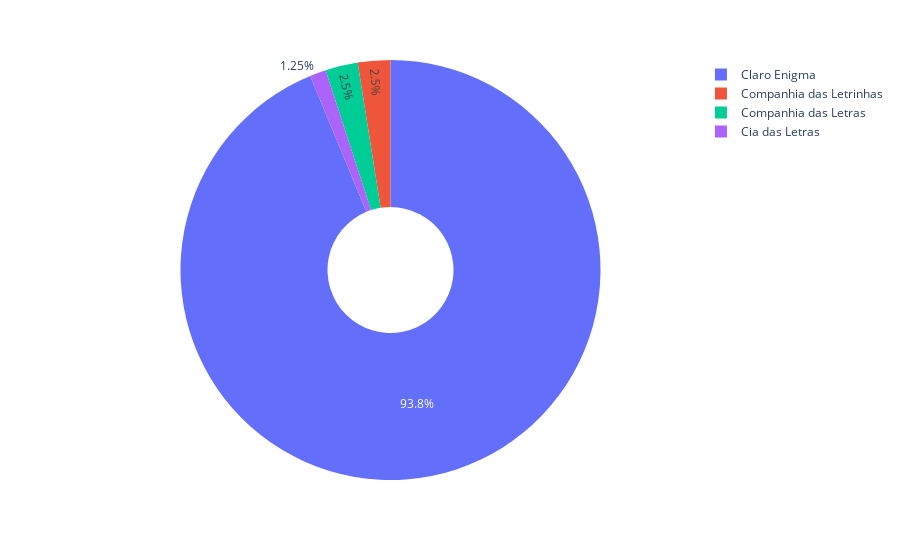

Write notebook code for a chart like this one.
### Code cell
#Alguns dados estavam sem registos da editora, então so coloquei nesta variavel os dados que tinham a editora
livrosEditoraRegistrados=df = df.loc[df['Editora'] != "Sem registros"]
editorasMaisFreq=livrosEditoraRegistrados["Editora"].value_counts().reset_index() #Vi qual das editoras presentes na base de dados tinha a maior quantidade de livros 
px.pie(editorasMaisFreq, names="Editora", values="count", hole=.3) #Fiz o grafico de pizza para uma melhor visualização dos dados

### Figure 1 — Plotly figure (JSON) as saved in the notebook; plotly's stock layout.template omitted (floating-point values rounded to 4 significant figures)
{"data": [{"domain": {"x": [0, 1], "y": [0, 1]}, "hole": 0.3, "hovertemplate": "Editora=%{label}<br>count=%{value}<extra></extra>", "labels": ["Claro Enigma", "Companhia das Letrinhas", "Companhia das Letras", "Cia das Letras"], "legendgroup": "", "name": "", "showlegend": true, "type": "pie", "values": [75, 2, 2, 1]}], "layout": {"legend": {"tracegroupgap": 0}, "margin": {"t": 60}}}
